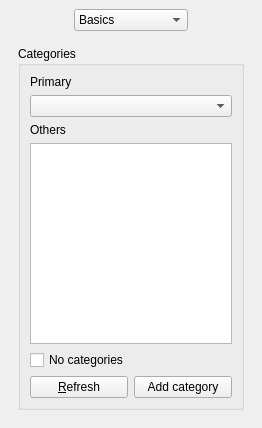
<?xml version="1.0" encoding="UTF-8"?>
<ui version="4.0">
 <class>CategoryWidget</class>
 <widget class="QWidget" name="CategoryWidget">
  <property name="geometry">
   <rect>
    <x>0</x>
    <y>0</y>
    <width>262</width>
    <height>428</height>
   </rect>
  </property>
  <property name="windowTitle">
   <string>Form</string>
  </property>
  <layout class="QVBoxLayout">
   <property name="spacing">
    <number>6</number>
   </property>
   <property name="margin">
    <number>9</number>
   </property>
   <item>
    <layout class="QHBoxLayout">
     <property name="spacing">
      <number>6</number>
     </property>
     <property name="margin">
      <number>0</number>
     </property>
     <item>
      <spacer>
       <property name="orientation">
        <enum>Qt::Horizontal</enum>
       </property>
       <property name="sizeHint" stdset="0">
        <size>
         <width>40</width>
         <height>20</height>
        </size>
       </property>
      </spacer>
     </item>
     <item>
      <widget class="QComboBox" name="cbPageSelector">
       <item>
        <property name="text">
         <string>Basics</string>
        </property>
       </item>
       <item>
        <property name="text">
         <string>Categories</string>
        </property>
       </item>
       <item>
        <property name="text">
         <string>Excerpt</string>
        </property>
       </item>
       <item>
        <property name="text">
         <string>WP tags</string>
        </property>
       </item>
       <item>
        <property name="text">
         <string>Technorati tags</string>
        </property>
       </item>
       <item>
        <property name="text">
         <string>Trackbacks</string>
        </property>
       </item>
      </widget>
     </item>
     <item>
      <spacer>
       <property name="orientation">
        <enum>Qt::Horizontal</enum>
       </property>
       <property name="sizeHint" stdset="0">
        <size>
         <width>40</width>
         <height>20</height>
        </size>
       </property>
      </spacer>
     </item>
    </layout>
   </item>
   <item>
    <widget class="QStackedWidget" name="stackedWidget">
     <property name="currentIndex">
      <number>1</number>
     </property>
     <widget class="QWidget" name="basicsPage">
      <layout class="QVBoxLayout">
       <property name="spacing">
        <number>6</number>
       </property>
       <property name="margin">
        <number>9</number>
       </property>
       <item>
        <layout class="QGridLayout">
         <property name="margin">
          <number>0</number>
         </property>
         <property name="spacing">
          <number>6</number>
         </property>
         <item row="0" column="1">
          <widget class="QLineEdit" name="leTitle"/>
         </item>
         <item row="3" column="0">
          <widget class="QLabel" name="lStatus">
           <property name="whatsThis">
            <string>Whether the entry is to be published immediately, or stored in the blog database for publication later</string>
           </property>
           <property name="text">
            <string>&amp;Status</string>
           </property>
           <property name="buddy">
            <cstring>cbStatus</cstring>
           </property>
          </widget>
         </item>
         <item row="2" column="1">
          <widget class="QComboBox" name="cbBlogSelector">
           <property name="whatsThis">
            <string>If your blog software allows you to publish more than one blog, as with Movable Type, you must choose which blog here.  (If you use Wordpress, ignore this.)</string>
           </property>
          </widget>
         </item>
         <item row="2" column="0">
          <widget class="QLabel" name="lBlog">
           <property name="text">
            <string>&amp;Blog</string>
           </property>
           <property name="buddy">
            <cstring>cbBlogSelector</cstring>
           </property>
          </widget>
         </item>
         <item row="3" column="1">
          <widget class="QComboBox" name="cbStatus">
           <property name="whatsThis">
            <string>Whether the entry is to be published immediately, or just stored in the blog database for publication later</string>
           </property>
           <item>
            <property name="text">
             <string>Draft</string>
            </property>
           </item>
           <item>
            <property name="text">
             <string>Publish</string>
            </property>
           </item>
          </widget>
         </item>
         <item row="0" column="0">
          <widget class="QLabel" name="lTitle">
           <property name="sizePolicy">
            <sizepolicy hsizetype="Minimum" vsizetype="Preferred">
             <horstretch>0</horstretch>
             <verstretch>0</verstretch>
            </sizepolicy>
           </property>
           <property name="text">
            <string>Entry &amp;title</string>
           </property>
           <property name="buddy">
            <cstring>leTitle</cstring>
           </property>
          </widget>
         </item>
         <item row="1" column="1">
          <widget class="QComboBox" name="cbAccountSelector"/>
         </item>
         <item row="1" column="0">
          <widget class="QLabel" name="lAccount">
           <property name="text">
            <string>&amp;Account</string>
           </property>
           <property name="buddy">
            <cstring>cbAccountSelector</cstring>
           </property>
          </widget>
         </item>
        </layout>
       </item>
       <item>
        <layout class="QGridLayout">
         <property name="margin">
          <number>0</number>
         </property>
         <property name="spacing">
          <number>6</number>
         </property>
         <item row="0" column="0" rowspan="2">
          <widget class="QLabel" name="label">
           <property name="text">
            <string>&lt;b&gt;Feedback&lt;/b&gt;</string>
           </property>
          </widget>
         </item>
         <item row="0" column="1">
          <widget class="QCheckBox" name="chAllowComments">
           <property name="whatsThis">
            <string>Click here if comments are to be allowed</string>
           </property>
           <property name="text">
            <string>Comments</string>
           </property>
          </widget>
         </item>
         <item row="1" column="1">
          <widget class="QCheckBox" name="chAllowTB">
           <property name="whatsThis">
            <string>Trackbacks are links to other sites, or other people's blog entries, placed by other people.  If you want to allow this, tick this box. Note that if you configure your blog software to refuse trackbacks, or not publish trackback locations, ticking this box will have no effect.</string>
           </property>
           <property name="text">
            <string>Trackback</string>
           </property>
          </widget>
         </item>
        </layout>
       </item>
       <item>
        <widget class="QCheckBox" name="cbDoTB">
         <property name="text">
          <string>Trackback this entry</string>
         </property>
        </widget>
       </item>
       <item>
        <spacer>
         <property name="orientation">
          <enum>Qt::Vertical</enum>
         </property>
         <property name="sizeHint" stdset="0">
          <size>
           <width>20</width>
           <height>40</height>
          </size>
         </property>
        </spacer>
       </item>
      </layout>
     </widget>
     <widget class="QWidget" name="categoryPage">
      <layout class="QVBoxLayout">
       <property name="spacing">
        <number>6</number>
       </property>
       <property name="margin">
        <number>9</number>
       </property>
       <item>
        <widget class="QGroupBox" name="gbCategory">
         <property name="title">
          <string>Categories</string>
         </property>
         <layout class="QGridLayout" name="gridLayout_2">
          <item row="0" column="0">
           <widget class="QLabel" name="lMainCat">
            <property name="text">
             <string>Primary</string>
            </property>
            <property name="buddy">
             <cstring>cbMainCat</cstring>
            </property>
           </widget>
          </item>
          <item row="1" column="0" colspan="2">
           <widget class="QComboBox" name="cbMainCat">
            <property name="whatsThis">
             <string>The main category under which your entry is to be published.  If you are choosing only one category, choose it here.</string>
            </property>
           </widget>
          </item>
          <item row="2" column="0">
           <widget class="QLabel" name="lOtherCats">
            <property name="text">
             <string>Others</string>
            </property>
            <property name="buddy">
             <cstring>lwOtherCats</cstring>
            </property>
           </widget>
          </item>
          <item row="3" column="0" colspan="2">
           <widget class="QListWidget" name="lwOtherCats">
            <property name="whatsThis">
             <string>Secondary categories, if your blog system supports them.  To select more than one category, hold down Ctrl and click the main mouse button.</string>
            </property>
            <property name="selectionMode">
             <enum>QAbstractItemView::MultiSelection</enum>
            </property>
           </widget>
          </item>
          <item row="4" column="0" colspan="2">
           <widget class="QCheckBox" name="chNoCats">
            <property name="toolTip">
             <string>Don't use any categories</string>
            </property>
            <property name="text">
             <string>No categories</string>
            </property>
           </widget>
          </item>
          <item row="5" column="0">
           <widget class="QPushButton" name="pbRefresh">
            <property name="whatsThis">
             <string>Fetches an updated category list from the blog server</string>
            </property>
            <property name="text">
             <string>&amp;Refresh</string>
            </property>
           </widget>
          </item>
          <item row="5" column="1">
           <widget class="QPushButton" name="pbAddCategory">
            <property name="text">
             <string>Add category</string>
            </property>
           </widget>
          </item>
         </layout>
        </widget>
       </item>
      </layout>
     </widget>
     <widget class="QWidget" name="excerptPage">
      <layout class="QVBoxLayout">
       <property name="spacing">
        <number>6</number>
       </property>
       <property name="margin">
        <number>9</number>
       </property>
       <item>
        <widget class="QGroupBox" name="gbExcerpt">
         <property name="title">
          <string>RSS Excerpt</string>
         </property>
         <layout class="QVBoxLayout">
          <property name="spacing">
           <number>6</number>
          </property>
          <property name="margin">
           <number>9</number>
          </property>
          <item>
           <widget class="QTextEdit" name="teExcerpt"/>
          </item>
          <item>
           <widget class="QLabel" name="lExcerptExplanation">
            <property name="text">
             <string>RSS E&amp;xcerpt: This will appear in your summarised RSS feeds if you choose to enter anything here.  If you do not, your blog engine will use the first few lines of the post (or the entire post, if it is short enough).</string>
            </property>
            <property name="alignment">
             <set>Qt::AlignJustify|Qt::AlignVCenter</set>
            </property>
            <property name="wordWrap">
             <bool>true</bool>
            </property>
            <property name="buddy">
             <cstring>teExcerpt</cstring>
            </property>
           </widget>
          </item>
         </layout>
        </widget>
       </item>
      </layout>
     </widget>
     <widget class="QWidget" name="keywordTagsPage">
      <layout class="QVBoxLayout" name="verticalLayout_2">
       <item>
        <widget class="QGroupBox" name="gbKeywordTags">
         <property name="title">
          <string>Wordpress-style tags</string>
         </property>
         <layout class="QVBoxLayout" name="verticalLayout">
          <item>
           <layout class="QGridLayout" name="gridLayout">
            <item row="0" column="0" colspan="2">
             <widget class="QListWidget" name="lwKeywordTags">
              <property name="contextMenuPolicy">
               <enum>Qt::ActionsContextMenu</enum>
              </property>
              <property name="whatsThis">
               <string>These are the tags used in wordpress.com (known as keywords in Movable Type and TypePad)</string>
              </property>
             </widget>
            </item>
            <item row="1" column="0">
             <widget class="QLineEdit" name="leAddKeywordTag">
              <property name="toolTip">
               <string>Enter tag; no need for quotes</string>
              </property>
              <property name="whatsThis">
               <string>Enter the tag name here; no need to use quotes if there are two or more words</string>
              </property>
             </widget>
            </item>
            <item row="1" column="1">
             <widget class="QToolButton" name="tbAddKeywordTag">
              <property name="toolTip">
               <string>Add tag</string>
              </property>
              <property name="whatsThis">
               <string>Click here to add the tag to the list</string>
              </property>
              <property name="text">
               <string>&amp;Add</string>
              </property>
             </widget>
            </item>
           </layout>
          </item>
         </layout>
        </widget>
       </item>
      </layout>
     </widget>
     <widget class="QWidget" name="tagsPage">
      <layout class="QHBoxLayout">
       <property name="spacing">
        <number>6</number>
       </property>
       <property name="margin">
        <number>9</number>
       </property>
       <item>
        <widget class="QGroupBox" name="gbTags">
         <property name="title">
          <string>Technorati tags</string>
         </property>
         <layout class="QGridLayout">
          <property name="margin">
           <number>9</number>
          </property>
          <property name="spacing">
           <number>6</number>
          </property>
          <item row="2" column="0">
           <layout class="QHBoxLayout">
            <property name="spacing">
             <number>6</number>
            </property>
            <property name="margin">
             <number>0</number>
            </property>
            <item>
             <widget class="QLineEdit" name="leAddTag">
              <property name="whatsThis">
               <string>Enter a new Technorati tag here; use the Technorati format which uses plus signs, not spaces, to separate</string>
              </property>
             </widget>
            </item>
            <item>
             <widget class="QToolButton" name="tbAddTag">
              <property name="toolTip">
               <string>Add this tag</string>
              </property>
              <property name="whatsThis">
               <string>Add this tag to the entry</string>
              </property>
              <property name="text">
               <string>Add</string>
              </property>
              <property name="toolButtonStyle">
               <enum>Qt::ToolButtonTextOnly</enum>
              </property>
             </widget>
            </item>
           </layout>
          </item>
          <item row="1" column="0">
           <widget class="QListWidget" name="lwTags">
            <property name="contextMenuPolicy">
             <enum>Qt::ActionsContextMenu</enum>
            </property>
            <property name="whatsThis">
             <string>Technorati tags (see www.technorati.com) for this entry.</string>
            </property>
           </widget>
          </item>
          <item row="0" column="0">
           <widget class="QGroupBox" name="gbTagPlace">
            <property name="title">
             <string>Position of tags</string>
            </property>
            <layout class="QVBoxLayout">
             <property name="spacing">
              <number>6</number>
             </property>
             <property name="margin">
              <number>9</number>
             </property>
             <item>
              <widget class="QRadioButton" name="rbStartOfMainEntry">
               <property name="whatsThis">
                <string>Place the tags at the start of the entry</string>
               </property>
               <property name="text">
                <string>Start of main entry</string>
               </property>
               <property name="checked">
                <bool>true</bool>
               </property>
              </widget>
             </item>
             <item>
              <widget class="QRadioButton" name="rbEndOfMainEntry">
               <property name="whatsThis">
                <string>Place the tags at the end of the main entry, which means before the More tag if there is one</string>
               </property>
               <property name="text">
                <string>End of main entry</string>
               </property>
              </widget>
             </item>
            </layout>
           </widget>
          </item>
         </layout>
        </widget>
       </item>
      </layout>
     </widget>
     <widget class="QWidget" name="tbPingsPage">
      <layout class="QGridLayout">
       <property name="margin">
        <number>9</number>
       </property>
       <property name="spacing">
        <number>6</number>
       </property>
       <item row="0" column="0">
        <widget class="QGroupBox" name="gbTrackbacks">
         <property name="title">
          <string>Trackback pings</string>
         </property>
         <layout class="QVBoxLayout">
          <property name="spacing">
           <number>6</number>
          </property>
          <property name="margin">
           <number>9</number>
          </property>
          <item>
           <widget class="QListWidget" name="lwTBPings">
            <property name="contextMenuPolicy">
             <enum>Qt::ActionsContextMenu</enum>
            </property>
            <property name="whatsThis">
             <string>Locations of web articles (usually blog entries) you want to trackback when posting this entry.</string>
            </property>
           </widget>
          </item>
          <item>
           <layout class="QHBoxLayout">
            <property name="spacing">
             <number>6</number>
            </property>
            <property name="margin">
             <number>0</number>
            </property>
            <item>
             <widget class="QLineEdit" name="leTBPingURL"/>
            </item>
            <item>
             <widget class="QToolButton" name="tbTBAdd">
              <property name="text">
               <string>Add</string>
              </property>
             </widget>
            </item>
           </layout>
          </item>
         </layout>
        </widget>
       </item>
      </layout>
     </widget>
    </widget>
   </item>
  </layout>
 </widget>
 <tabstops>
  <tabstop>cbPageSelector</tabstop>
  <tabstop>leTitle</tabstop>
  <tabstop>cbAccountSelector</tabstop>
  <tabstop>cbBlogSelector</tabstop>
  <tabstop>cbStatus</tabstop>
  <tabstop>chAllowComments</tabstop>
  <tabstop>chAllowTB</tabstop>
  <tabstop>cbDoTB</tabstop>
  <tabstop>cbMainCat</tabstop>
  <tabstop>lwOtherCats</tabstop>
  <tabstop>pbRefresh</tabstop>
  <tabstop>teExcerpt</tabstop>
  <tabstop>lwTags</tabstop>
  <tabstop>leAddTag</tabstop>
  <tabstop>tbAddTag</tabstop>
  <tabstop>rbStartOfMainEntry</tabstop>
  <tabstop>rbEndOfMainEntry</tabstop>
  <tabstop>lwTBPings</tabstop>
  <tabstop>leTBPingURL</tabstop>
  <tabstop>tbTBAdd</tabstop>
 </tabstops>
 <resources/>
 <connections>
  <connection>
   <sender>cbPageSelector</sender>
   <signal>currentIndexChanged(int)</signal>
   <receiver>stackedWidget</receiver>
   <slot>setCurrentIndex(int)</slot>
   <hints>
    <hint type="sourcelabel">
     <x>177</x>
     <y>31</y>
    </hint>
    <hint type="destinationlabel">
     <x>252</x>
     <y>90</y>
    </hint>
   </hints>
  </connection>
  <connection>
   <sender>chNoCats</sender>
   <signal>toggled(bool)</signal>
   <receiver>cbMainCat</receiver>
   <slot>setDisabled(bool)</slot>
   <hints>
    <hint type="sourcelabel">
     <x>38</x>
     <y>91</y>
    </hint>
    <hint type="destinationlabel">
     <x>110</x>
     <y>138</y>
    </hint>
   </hints>
  </connection>
  <connection>
   <sender>chNoCats</sender>
   <signal>toggled(bool)</signal>
   <receiver>lwOtherCats</receiver>
   <slot>setDisabled(bool)</slot>
   <hints>
    <hint type="sourcelabel">
     <x>58</x>
     <y>88</y>
    </hint>
    <hint type="destinationlabel">
     <x>71</x>
     <y>217</y>
    </hint>
   </hints>
  </connection>
 </connections>
</ui>
